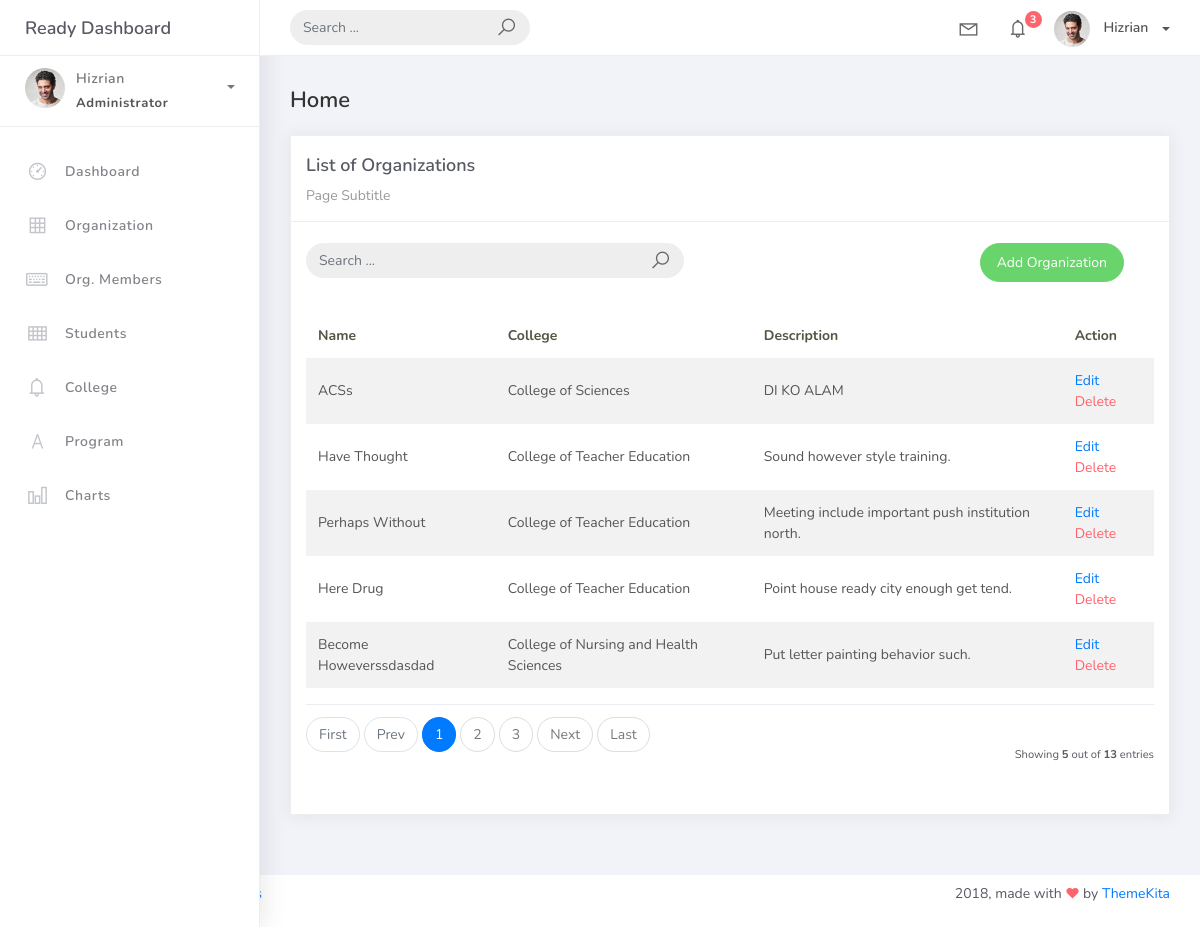
Screenshot of /organization_list with the database file from the repository.
### studentorg/models.py (models this page shows, shortened)
class BaseModel(models.Model):
    created_at = models.DateTimeField(auto_now_add=True, db_index=True)
    updated_at = models.DateTimeField(auto_now=True)
    class Meta:
        abstract = True

class Organization(BaseModel):
    name = models.CharField(max_length=250)
    college = models.ForeignKey(
        College, null=True, blank=True, on_delete=models.CASCADE)
    description = models.CharField(max_length=500)

class College(BaseModel):
    college_name = models.CharField(max_length=150)
    def __str__(self):
        return self.college_name

### studentorg/views.py (the view)
# urls.py: path('organization_list', OrganizationList.as_view(), name='organization-list'),
class OrganizationList(ListView):
    model = Organization
    context_object_name = 'organization'
    template_name = 'organization/org_list.html'
    paginate_by = 5
    def get_queryset(self, *args, **kwargs):
         qs = super(OrganizationList, self).get_queryset(*args, **kwargs)
         if self.request.GET.get("q") != None:
             query = self.request.GET.get('q')
             qs = qs.filter(Q(name__icontains=query) |
                            Q(description__icontains=query) |
                            Q(college__college_name__icontains=query))
         return qs

### templates/organization/org_list.html (shortened to what this page needs)
{% extends 'base.html' %} {% load static %} {% block content %}
<div class="content">
  <div class="container-fluid">
    <h4 class="page-title">Home</h4>
    <div class="row">
      <div class="col-md-12">
        <div class="card">
          <div class="card-header">
            <div class="card-title">List of Organizations</div>
            <div class="card-category">Page Subtitle</div>
          </div>
          <br />
          <div class="col-md-12 row">
            <div class="col-md-6">
              <form
                class="navbar-left navbar-form nav-search mr-md-3"
                action="{% url 'organization-list' %}">
                <div class="input-group">
                  <input
                    type="text"
                    placeholder="Search ..."
                    class="form-control"
                    name="q" />
                  <div class="input-group-append">
                    <span class="input-group-text">
                      <i class="la la-search search-icon"></i>
                    </span>
                  </div>
                </div>
              </form>
            </div>
            <div class="col-md-6">
              <div class="pull-right">
                <a
                  href="{% url 'organization-add' %}"
                  class="btn btn-success btn-rounded"
                  >Add Organization</a
                >
              </div>
            </div>
          </div>
          <div class="card-body">
            <table class="table table-striped mt-3">
              <thead>
                <tr>
                  <th scope="col">Name</th>
                  <th scope="col">College</th>
                  <th scope="col">Description</th>
                  <th scope="col">Action</th>
                </tr>
              </thead>
              <tbody>
                {% for object in object_list %}
                <tr>
                  <td>{{ object.name}}</td>
                  <td>{{ object.college }}</td>
                  <td>{{ object.description }}</td>
                  <td>
                    <a href="organization_list/{{ object.id }}">Edit</a>
                    <a
                      href="organization_list/{{ object.id }}/delete"
                      class="text-danger"
                      >Delete</a
                    >
                  </td>
                </tr>
                {% endfor %}
              </tbody>
            </table>
            {% include 'includes/pagination.html' %}
          </div>
        </div>
      </div>
    </div>
  </div>
</div>
{% endblock %}

### rows the page displays
Organization: name "ACSs", college "College of Sciences", description "DI KO ALAM"
Organization: name "Have Thought", college "College of Teacher Education", description "Sound however style training."
Organization: name "Perhaps Without", college "College of Teacher Education", description "Meeting include important push institution north."
Organization: name "Here Drug", college "College of Teacher Education", description "Point house ready city enough get tend."
Organization: name "Become Howeverssdasdad", college "College of Nursing and Health Sciences", description "Put letter painting behavior such."

### other values shown
{{ page_num }} "1"
{{ page_num }} "2" "3"
{{ object_list.count }} "5"
{{ paginator.count }} "13"
